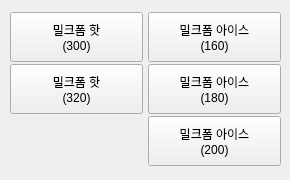
        <widget class="QWidget" name="tab_7">
         <attribute name="title">
          <string>Milk</string>
         </attribute>
         <widget class="QWidget" name="layoutWidget_22">
          <property name="geometry">
           <rect>
            <x>10</x>
            <y>10</y>
            <width>271</width>
            <height>161</height>
           </rect>
          </property>
          <layout class="QGridLayout" name="gridLayout_13">
           <property name="horizontalSpacing">
            <number>5</number>
           </property>
           <property name="verticalSpacing">
            <number>0</number>
           </property>
           <item row="1" column="0">
            <widget class="QPushButton" name="BTN_COF_MFH2_2">
             <property name="minimumSize">
              <size>
               <width>50</width>
               <height>50</height>
              </size>
             </property>
             <property name="text">
              <string>밀크폼 핫
(320)</string>
             </property>
            </widget>
           </item>
           <item row="0" column="0">
            <widget class="QPushButton" name="BTN_COF_MFH1_2">
             <property name="minimumSize">
              <size>
               <width>50</width>
               <height>50</height>
              </size>
             </property>
             <property name="text">
              <string>밀크폼 핫
(300)</string>
             </property>
            </widget>
           </item>
           <item row="0" column="1">
            <widget class="QPushButton" name="BTN_COF_MFI1_2">
             <property name="minimumSize">
              <size>
               <width>50</width>
               <height>50</height>
              </size>
             </property>
             <property name="text">
              <string>밀크폼 아이스
(160)</string>
             </property>
            </widget>
           </item>
           <item row="2" column="1">
            <widget class="QPushButton" name="BTN_COF_MFI3_2">
             <property name="minimumSize">
              <size>
               <width>50</width>
               <height>50</height>
              </size>
             </property>
             <property name="text">
              <string>밀크폼 아이스
(200)</string>
             </property>
            </widget>
           </item>
           <item row="1" column="1">
            <widget class="QPushButton" name="BTN_COF_MFI2_2">
             <property name="minimumSize">
              <size>
               <width>50</width>
               <height>50</height>
              </size>
             </property>
             <property name="text">
              <string>밀크폼 아이스
(180)</string>
             </property>
            </widget>
           </item>
          </layout>
         </widget>
        </widget>
